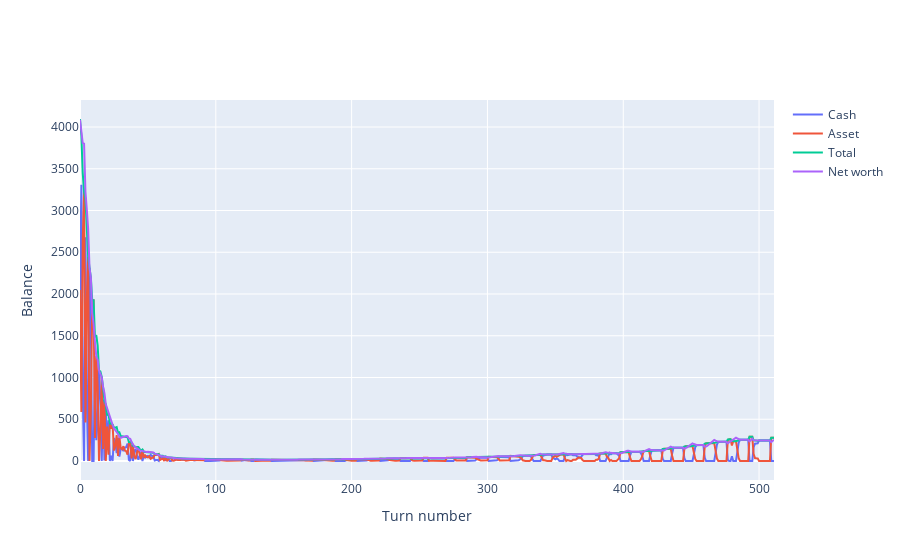

The notebook cell saved with this chart:
### Code cell
experiment.balance_plot(trader)

### Figure 1 — Plotly figure (JSON) as saved in the notebook; plotly's stock layout.template omitted (floating-point values rounded to 4 significant figures; data arrays with more than 128 entries replaced by an {"elided": "..."} marker saying what was removed)
{"data": [{"name": "Cash", "type": "scatter", "y": {"elided": "512 float values"}}, {"name": "Asset", "type": "scatter", "y": {"elided": "512 float values"}}, {"name": "Total", "type": "scatter", "y": {"elided": "512 float values"}}, {"name": "Net worth", "type": "scatter", "y": {"elided": "512 float values"}}], "layout": {"xaxis": {"title": {"text": "Turn number"}}, "yaxis": {"title": {"text": "Balance"}}}}
